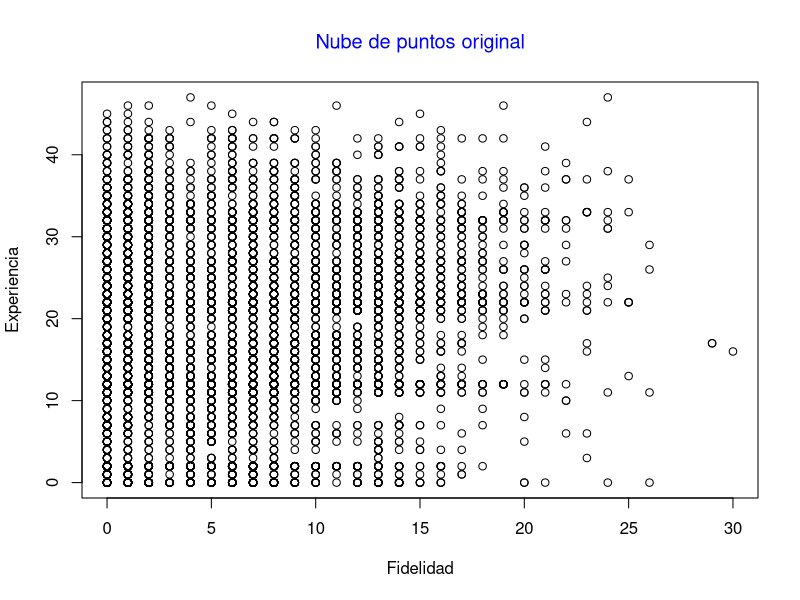
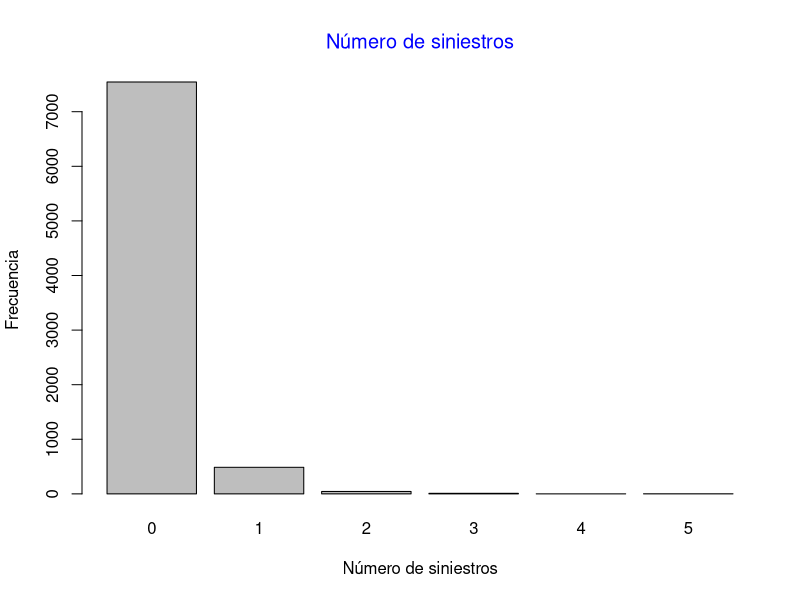
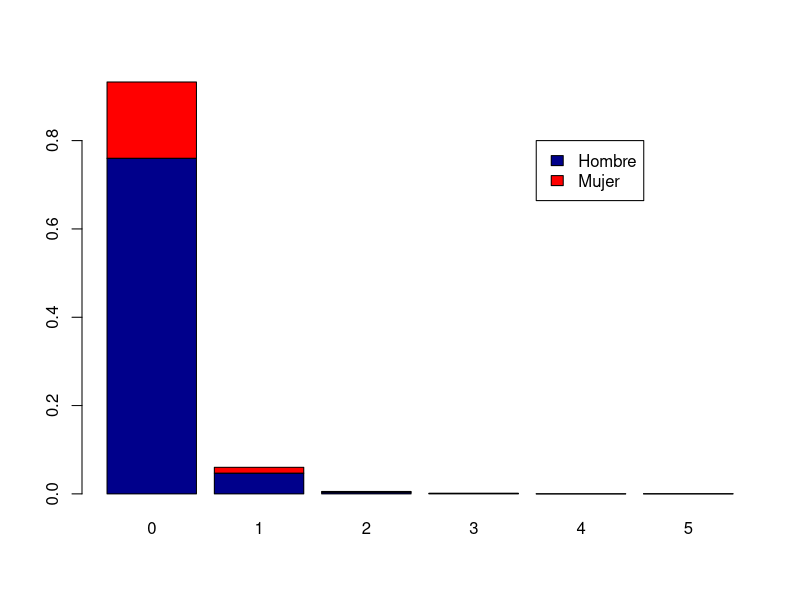
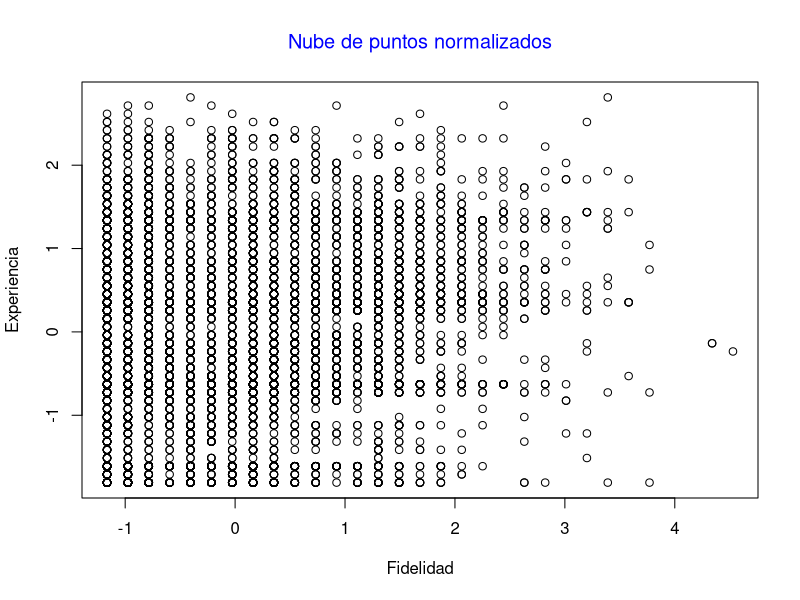
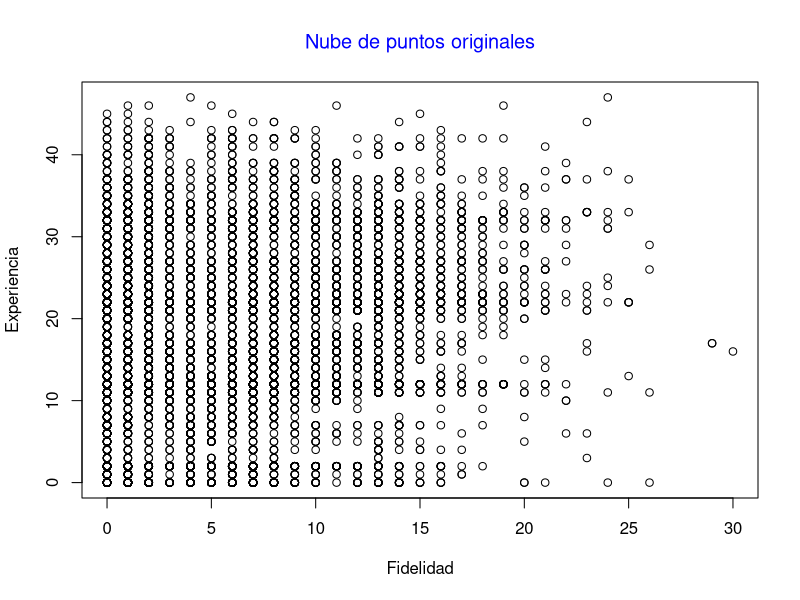
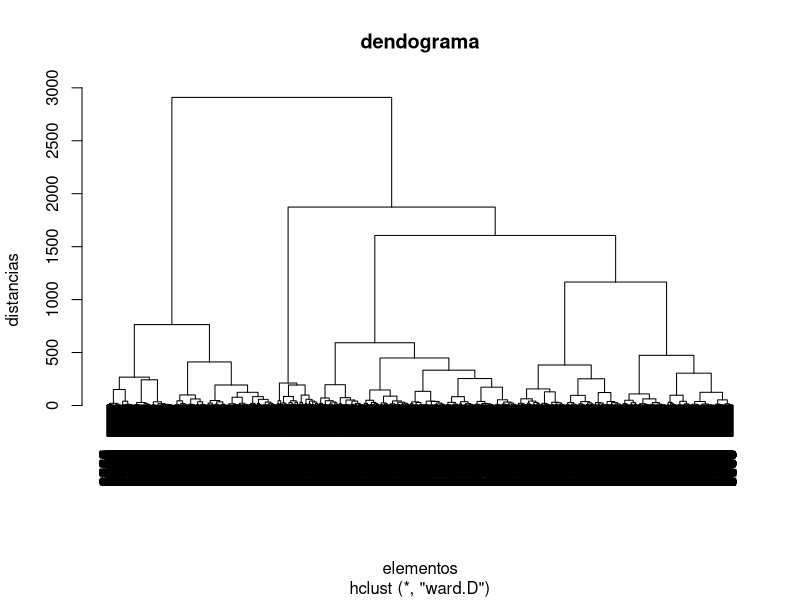
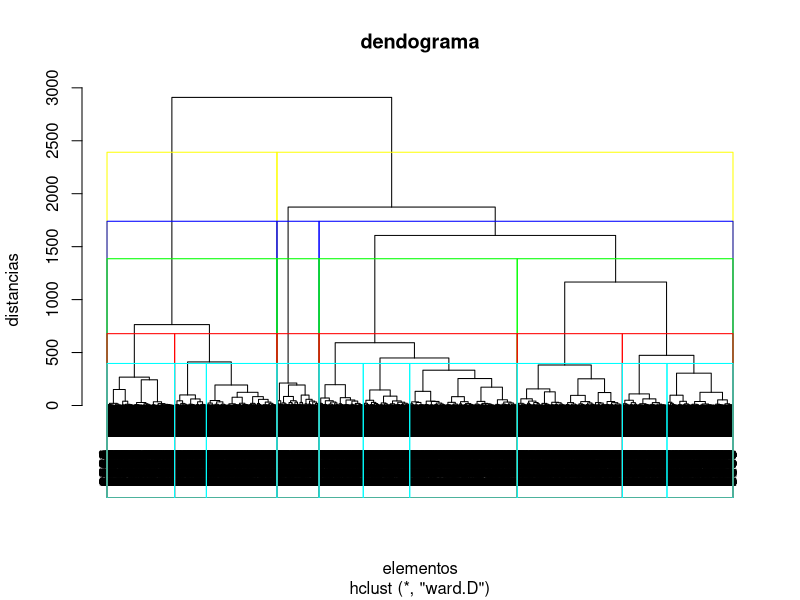
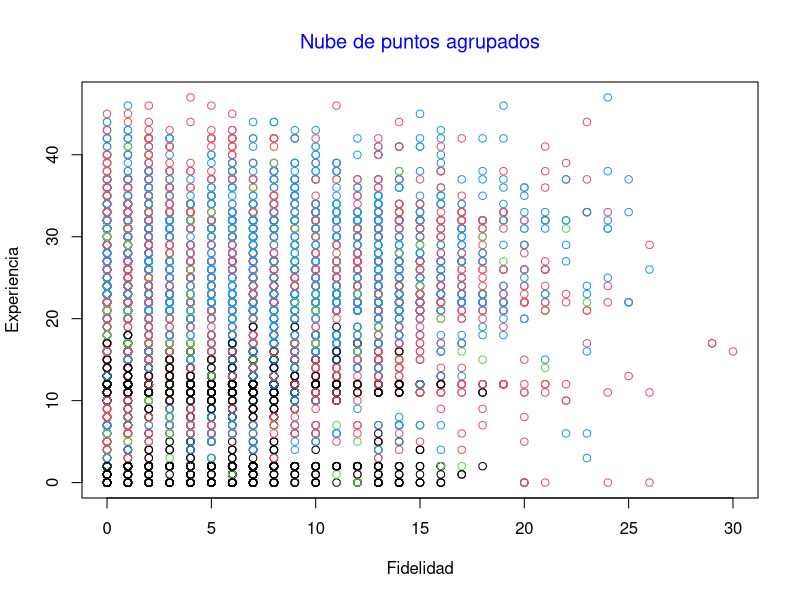

The R script that drew these images, in order:
## ---- chunk 1
knitr::opts_chunk$set(echo = TRUE)
## ---- chunk 2
setwd("C:\\Users\\acamp\\OneDrive\\Documentos\\UOC\\proyectos_git\\UOC_Fundamentos_Data_Science\\B0.477-20191-PEC02")
#Cambiar el argumento de setwd() con vuestro directorio, recordad utilizad las barras /.
## ---- chunk 3
# Lectura de datos
Cartera<-read.table("Datos_analisis_clusters.csv",head=TRUE,sep=";")
head(Cartera)
## ---- chunk 4
summary(Cartera)
## ---- chunk 5
plot(Cartera[c("ant_comp","ant_perm")], xlab="Fidelidad", ylab="Experiencia") 
title(main="Nube de puntos original", col.main="blue", font.main=1)

freq<-table(Cartera$sin)
freq
barplot(freq,xlab="Número de siniestros", ylab="Frecuencia")
title(main="Número de siniestros", col.main="blue", font.main=1)

table(Cartera$Sexo,Cartera$sin)
prop.table(table(Cartera$Sexo,Cartera$sin))
barplot(prop.table(table(Cartera$Sexo,Cartera$sin)),col=c("darkblue","red"))
legend(5,0.8,c("Hombre","Mujer"),fill = c("darkblue","red"))
## ---- chunk 6
clus<-Cartera[,c("sin","ant_comp","ant_perm","edad","ant_veh")]
## ---- chunk 7
clus_norm<-clus
## ---- chunk 8
 clus_norm[,c("sin")] <- (clus$sin-mean(clus$sin))/sd(clus$sin)
 clus_norm[,c("ant_comp")] <- (clus$ant_comp-mean(clus$ant_comp))/sd(clus$ant_comp)
 clus_norm[,c("ant_perm")] <- (clus$ant_perm-mean(clus$ant_perm))/sd(clus$ant_perm)
 clus_norm[,c("edad")] <- (clus$edad-mean(clus$edad))/sd(clus$edad)
 clus_norm[,c("ant_veh")] <- (clus$ant_veh-mean(clus$ant_veh))/sd(clus$ant_veh)
## ---- chunk 9
#Normalizadas
plot(clus_norm[c("ant_comp","ant_perm")], xlab="Fidelidad", ylab="Experiencia") 
title(main="Nube de puntos normalizados", col.main="blue", font.main=1)

#Originales
plot(clus[c("ant_comp","ant_perm")], xlab="Fidelidad", ylab="Experiencia") 
title(main="Nube de puntos originales", col.main="blue", font.main=1)
## ---- chunk 10
distances = dist(clus_norm, method = "euclidean")
## ---- chunk 11
clus_norm_Jerarquico = hclust(distances, method = "ward.D")
## ---- chunk 12
plot(clus_norm_Jerarquico,main="dendograma",xlab="elementos",ylab="distancias")
## ---- chunk 13
plot(clus_norm_Jerarquico,main="dendograma",xlab="elementos",ylab="distancias")

rect.hclust(clus_norm_Jerarquico, k=2, border="yellow")
rect.hclust(clus_norm_Jerarquico, k=3, border="blue")
rect.hclust(clus_norm_Jerarquico, k=4, border="green")
rect.hclust(clus_norm_Jerarquico, k=6, border="red")
rect.hclust(clus_norm_Jerarquico, k=10, border="cyan")
## ---- chunk 14
clus_jerarquico=clus

## ---- chunk 15
NumCluster=4

clus_jerarquico$clusterJerar= cutree(clus_norm_Jerarquico, k = NumCluster)
head(clus_jerarquico)
## ---- chunk 16
aggregate(.~clusterJerar,FUN=mean, data=clus_jerarquico)
table(clus_jerarquico$clusterJerar)
## ---- chunk 17
plot(clus_jerarquico[c("ant_comp","ant_perm")], xlab="Fidelidad", ylab="Experiencia",col=clus_jerarquico$clusterJerar) 
title(main="Nube de puntos agrupados", col.main="blue", font.main=1)
## ---- chunk 18
palette()[1:NumCluster]
## ---- chunk 19
set.seed(123)
modelo_k3<-kmeans(clus_norm,centers=3)
modelo_k3$centers
modelo_k3$totss
modelo_k3$withinss
modelo_k3$tot.withinss
modelo_k3$betweenss
## ---- chunk 20
#Suma de cuadrados entre grupos
kmeans(clus_norm,2)$betweenss
kmeans(clus_norm,3)$betweenss

#Suma de cuadrados dentro grupos
kmeans(clus_norm,2)$tot.withinss 
kmeans(clus_norm,3)$tot.withinss

#Suma de cuadrados total
kmeans(clus_norm,2)$totss 
kmeans(clus_norm,3)$totss
## ---- chunk 21
set.seed(123)
bss <- kmeans(clus_norm,centers=1)$betweenss
 for (i in 2:10) bss[i] <- kmeans(clus_norm,centers=i)$betweenss

plot(1:10, bss, type="l", xlab="Número de grupos",ylab="Sumas de cuadrados entre grupos")
## ---- chunk 22
clus_kmeans=clus
## ---- chunk 23
NumCluster=5
set.seed(123)
Modelo=kmeans(clus_norm,NumCluster)
clus_kmeans$clusterKmeans= Modelo$cluster
head(clus_kmeans)
## ---- chunk 24
aggregate(.~clusterKmeans,FUN=mean, data=clus_kmeans)
table(clus_kmeans$clusterKmeans)
## ---- chunk 25
plot(clus_kmeans[c("ant_comp","ant_perm")], xlab="Fidelidad", ylab="Experiencia",col=clus_kmeans$clusterKmeans) 
title(main="Nube de puntos agrupados", col.main="blue", font.main=1)
## ---- chunk 26
palette()[1:NumCluster]
## ---- chunk 27
set.seed(123)
wss <- kmeans(clus_norm,centers=1)$tot.withinss
 for (i in 2:10) wss[i] <- kmeans(clus_norm,centers=i)$tot.withinss

plot(1:10, wss, type="l", xlab="Número de grupos",ylab="Sumas de cuadrados dentro de cada grupo (conjunto)")
## ---- chunk 28
set.seed(123)
wss <- kmeans(clus_norm,centers=1)$tot.withinss
 for (i in 2:20) wss[i] <- kmeans(clus_norm,centers=i)$tot.withinss

plot(1:20, wss, type="l", xlab="Número de grupos",ylab="Sumas de cuadrados dentro de cada grupo (conjunto)")
## ---- chunk 29
clus_kmeans7=clus
NumCluster7=7
set.seed(123)
Modelo7=kmeans(clus_norm,NumCluster7)
clus_kmeans7$clusterKmeans= Modelo7$cluster
aggregate(.~clusterKmeans,FUN=mean, data=clus_kmeans7)
## ---- chunk 30
set.seed(456)
clus_jerarquico456=clus
distances456 = dist(clus_norm, method = "euclidean")
clus_norm_Jerarquico456 = hclust(distances456, method = "ward.D")
clus_jerarquico456$clusterJerar= cutree(clus_norm_Jerarquico456, k = 7)
table(clus_jerarquico456$clusterJerar)

set.seed(123)
clus_jerarquico456=clus
distances456 = dist(clus_norm, method = "euclidean")
clus_norm_Jerarquico456 = hclust(distances456, method = "ward.D")
clus_jerarquico456$clusterJerar= cutree(clus_norm_Jerarquico456, k = 7)
table(clus_jerarquico456$clusterJerar)
## ---- chunk 31
set.seed(456)
modelo_k7<-kmeans(clus_norm,centers=7)
modelo_k7$totss
modelo_k7$withinss
modelo_k7$betweenss

set.seed(123)
modelo_k7<-kmeans(clus_norm,centers=7)
modelo_k7$totss
modelo_k7$withinss
modelo_k7$betweenss
## ---- chunk 32
plot(clus_jerarquico[c("ant_veh","edad")], xlab="Antiguedad del vehicul", ylab="Edad",col=clus_jerarquico$clusterJerar) 
title(main="Nube de puntos agrupados", col.main="blue", font.main=1)
## ---- chunk 33
table(Cartera$gdi,Cartera$sin)
barplot(prop.table(table(Cartera$gdi,Cartera$sin)),col=c("darkblue","red"))
legend(5,0.8,c("Contratada","No contratada"),fill = c("darkblue","red"))
## ---- chunk 34
#Escriba su código aquí
## ---- chunk 35
#Escriba su código aquí
